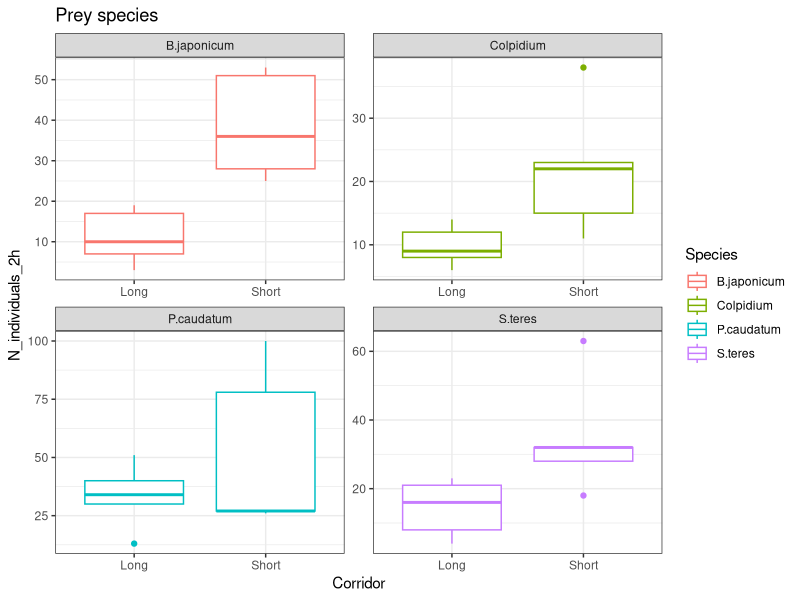
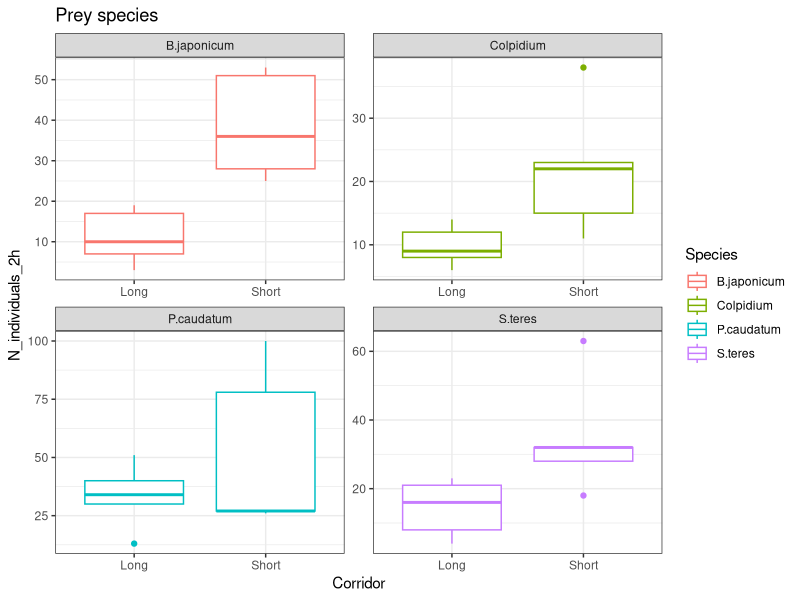

R code for these plots, in order:
#########################################################################################
### DISPERSAL TEST LONG VS SHORT CORRIDORS #####
#########################################################################################

#preable
library(openxlsx)
library(tidyverse) # data wrangling and plotting
library(ggplot2)


#load data
data<-read.xlsx("Data/Dispersal_experiments_data.xlsx", sheet = "Prey_species", colNames = T)

#perform Mann-Whitney-Wilcoxon Test
wilcox.test(N_individuals_2h ~ Corridor,data = data %>% filter(Species == "P.caudatum"))
wilcox.test(N_individuals_2h ~ Corridor,data = data %>% filter(Species == "B.japonicum"))
wilcox.test(N_individuals_2h ~ Corridor,data = data %>% filter(Species == "S.teres"))
wilcox.test(N_individuals_2h ~ Corridor,data = data %>% filter(Species == "Colpidium"))

#plot boxplots to see difference between long and short facet species
ggplot(data, aes (x = Corridor, y = N_individuals_2h, color = Species))+
  geom_boxplot()+
  facet_wrap(~Species, scales = "free")+
  theme_bw()+
  ggtitle("Prey species")
ggsave("dispersal_boxplots.pdf", units = "in", width = 10, height = 10)
